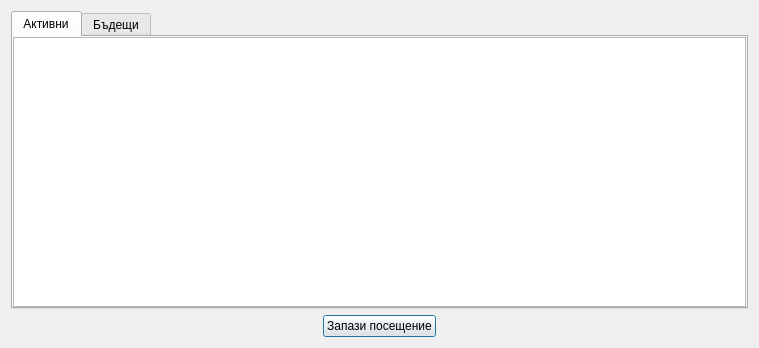
<?xml version="1.0" encoding="UTF-8"?>
<ui version="4.0">
 <class>NotificationListDialog</class>
 <widget class="QDialog" name="NotificationListDialog">
  <property name="geometry">
   <rect>
    <x>0</x>
    <y>0</y>
    <width>759</width>
    <height>348</height>
   </rect>
  </property>
  <property name="windowTitle">
   <string>Dialog</string>
  </property>
  <layout class="QVBoxLayout" name="verticalLayout">
   <item>
    <widget class="QTabWidget" name="tabWidget">
     <property name="currentIndex">
      <number>0</number>
     </property>
     <widget class="QWidget" name="tab">
      <attribute name="title">
       <string>Активни</string>
      </attribute>
      <layout class="QVBoxLayout" name="verticalLayout_2">
       <property name="leftMargin">
        <number>0</number>
       </property>
       <property name="topMargin">
        <number>0</number>
       </property>
       <property name="rightMargin">
        <number>0</number>
       </property>
       <property name="bottomMargin">
        <number>0</number>
       </property>
       <item>
        <widget class="QTableView" name="activeTable">
         <property name="selectionMode">
          <enum>QAbstractItemView::SingleSelection</enum>
         </property>
        </widget>
       </item>
      </layout>
     </widget>
     <widget class="QWidget" name="tab_2">
      <attribute name="title">
       <string>Бъдещи</string>
      </attribute>
      <layout class="QVBoxLayout" name="verticalLayout_3">
       <property name="leftMargin">
        <number>0</number>
       </property>
       <property name="topMargin">
        <number>0</number>
       </property>
       <property name="rightMargin">
        <number>0</number>
       </property>
       <property name="bottomMargin">
        <number>0</number>
       </property>
       <item>
        <widget class="QTableView" name="futureTable">
         <property name="selectionMode">
          <enum>QAbstractItemView::SingleSelection</enum>
         </property>
        </widget>
       </item>
      </layout>
     </widget>
    </widget>
   </item>
   <item>
    <layout class="QHBoxLayout" name="horizontalLayout">
     <item>
      <spacer name="horizontalSpacer">
       <property name="orientation">
        <enum>Qt::Horizontal</enum>
       </property>
       <property name="sizeHint" stdset="0">
        <size>
         <width>40</width>
         <height>20</height>
        </size>
       </property>
      </spacer>
     </item>
     <item>
      <widget class="QPushButton" name="appointmentButton">
       <property name="text">
        <string>Запази посещение</string>
       </property>
      </widget>
     </item>
     <item>
      <spacer name="horizontalSpacer_2">
       <property name="orientation">
        <enum>Qt::Horizontal</enum>
       </property>
       <property name="sizeHint" stdset="0">
        <size>
         <width>40</width>
         <height>20</height>
        </size>
       </property>
      </spacer>
     </item>
    </layout>
   </item>
  </layout>
 </widget>
 <resources/>
 <connections/>
</ui>
